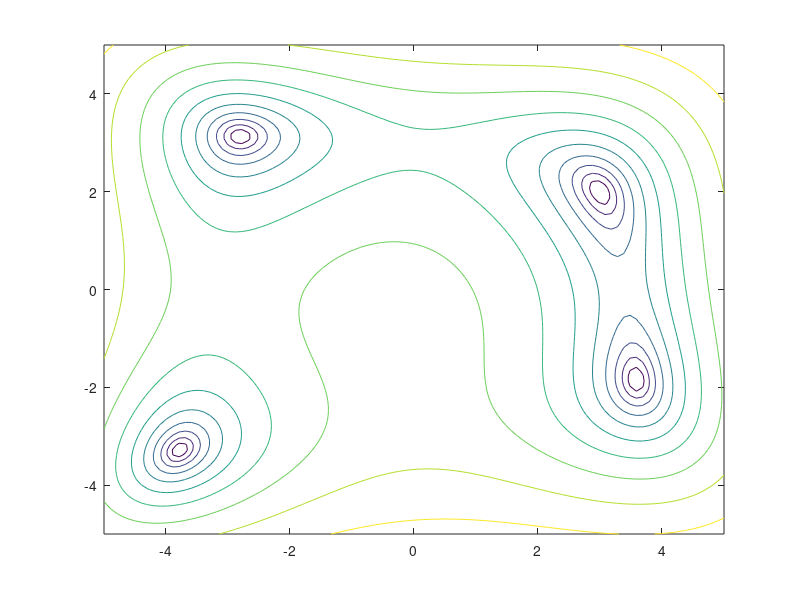

This chart was generated by the following MATLAB code: (Note: this script raises an error after producing the figure.)
hold on
x = linspace(-5,5);
y = linspace(-5,5);
[X,Y] = meshgrid(x,y);
a = 1
Z = (X.^2+Y-11).^2 + (X+Y.^2-7).^2;
subplot(2,2,1)
contour(X,Y,Z);

subplot(2,2,2)
surf(X,Y,Z);

Z = log(a+Z);
subplot(2,2,3)
contour(X,Y,Z);

subplot(2,2,4)
%%
clf

x = linspace(-5,5);
y = linspace(-5,5);
[X,Y] = meshgrid(x,y);
a = 1
Z = (X.^2+Y-11).^2 + (X+Y.^2-7).^2;
%hold all
Z = log(a+Z);
contour(X,Y,Z);
%scatter3(positions(:,1),positions(:,2),"*")
hold on
plotParticles(swarmBest,f)
hold off

%%
clc,clear
f =@(x1,x2) (x1^2+x2-11)^2+(x1+x2^2-7)^2;
%InitializePlot(f)
% Constants

cognetiveConstant = 2;
socialConstant = 2;
numberOfParticles = 20;
dimensions = 2;
alpha = 1;
deltaTime = 1;
swarmBest = [NaN NaN];
particleBest = NaN(numberOfParticles,2);
weight = 1.4;
iteration = 0;
positionRange = [-5 5];
[positions velocities] = InitializeParticles(numberOfParticles,dimensions,positionRange,alpha,deltaTime);

while(iteration<100000)
    iteration = iteration + 1;
    
    [particleBest swarmBest] = updateBestPosition(positions,f,particleBest,swarmBest);
    [position velocities] = updateParticles(positions,velocities,weight,cognetiveConstant,socialConstant,deltaTime,particleBest,swarmBest);
    
    if weight>0.4
        weight = weight*0.7
    end
    
    
    clf
    
    x = linspace(-5,5);
    y = linspace(-5,5);
    [X,Y] = meshgrid(x,y);
    a = 1;
    Z = (X.^2+Y-11).^2 + (X+Y.^2-7).^2;
    %hold all
    Z = log(a+Z);
    contour(X,Y,Z);
    %scatter3(positions(:,1),positions(:,2),"*")
    hold on
    plotParticles(particleBest,f)
    hold off
    iteration;
    pause(0.1)
    
    
end